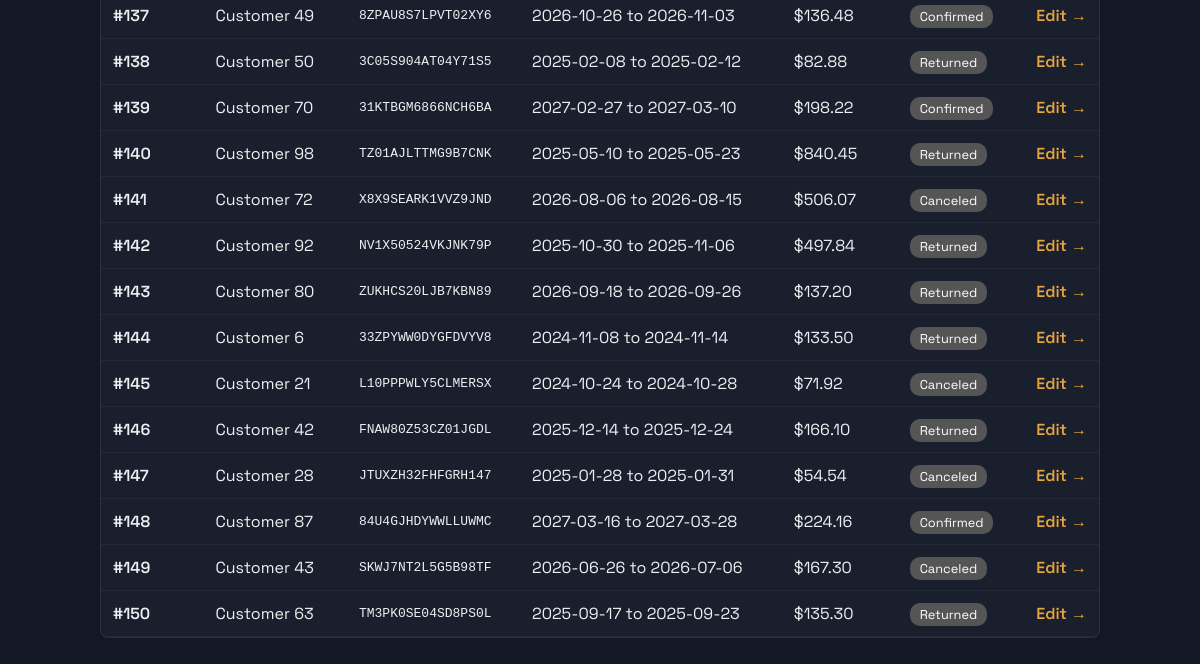
Before: /enterprise/rentals (lower part) with the older database file.
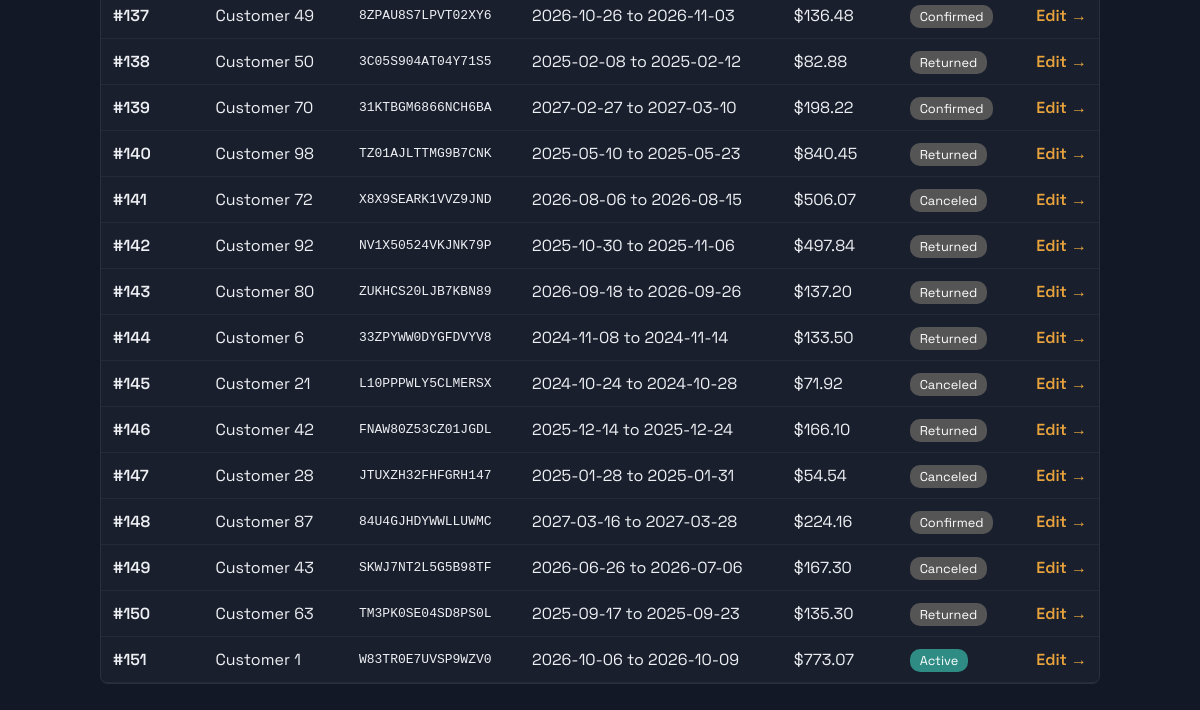
After: the same page with the newer database file.
### tables this page shows
CREATE TABLE rentals (
        id INTEGER PRIMARY KEY AUTOINCREMENT,
        customer_id INTEGER NOT NULL,
        car_reg_num TEXT NOT NULL,
        start_date TEXT NOT NULL,
        end_date TEXT NOT NULL,
        total_price REAL NOT NULL,
        status TEXT NOT NULL,
        FOREIGN KEY (car_reg_num) REFERENCES vehicles (reg_num),
        FOREIGN KEY (customer_id) REFERENCES customers (id)
    );

### car_rental/routes/enterprise.py (the view)
@enterprise_bp.route("/rentals", methods=["GET"])
def rental_list():
    status = request.args.get("status", "")
    customer_id = request.args.get("customer_id", "")
    query_params = {}
    if status:
        query_params["status"] = status
    if customer_id:
        try:
            query_params["customer_id"] = int(customer_id)
        except ValueError:
            query_params["customer_id"] = customer_id
    rentals = db.load_reservations(parameters=query_params if query_params else None)
    return render_template(
        "enterprise/rental_list.html",
        rentals=rentals,
        selected_status=status,
        selected_customer_id=customer_id
    )

### car_rental/database.py (called while the page is built)
    def _load(self, table: str, parameters: Optional[dict[str, Any]] = None) -> list[dict]:
        query = f"SELECT * FROM {table}"
        values = ()
        if parameters:
            conditions = " AND ".join(f"{key} = ?" for key in parameters)
            query += f" WHERE {conditions}"
            values = tuple(parameters.values())
        cur = self.conn.execute(query, values)
        return [dict(row) for row in cur.fetchall()]

    def load_reservations(self, parameters: Optional[dict[str, Any]] = None) -> list[dict]:
        return self._load("rentals", parameters)

### car_rental/templates/enterprise/rental_list.html (shortened to what this page needs)
{% extends "base.html" %}
{% block content %}
<main class="placeholder placeholder--enterprise" style="justify-content: flex-start; padding: 3rem 1.5rem;">
  <div style="max-width: 1000px; width: 100%; margin: 0 auto; text-align: left;">
    <div style="overflow-x: auto; background: rgba(255,255,255,0.03); border-radius: 8px; border: 1px solid rgba(255,255,255,0.08);">
      <table style="width: 100%; border-collapse: collapse; font-family: var(--font-ui);">
        <tbody>
          {% if rentals %}
            {% for r in rentals %}
              <tr style="border-bottom: 1px solid rgba(255,255,255,0.05);">
                <td style="padding: 0.75rem; font-weight: 600;">#{{ r.id }}</td>
                <td style="padding: 0.75rem;">Customer {{ r.customer_id }}</td>
                <td style="padding: 0.75rem; font-family: monospace;">{{ r.car_reg_num }}</td>
                <td style="padding: 0.75rem;">{{ r.start_date }} to {{ r.end_date }}</td>
                <td style="padding: 0.75rem;">${{ "%.2f"|format(r.total_price) }}</td>
                <td style="padding: 0.75rem;">
                  <span style="padding: 0.2rem 0.6rem; border-radius: 10px; font-size: 0.8rem; background: {{ '#2E8C85' if r.status == 'active' else '#555' }}; color: white;">
                    {{ r.status|capitalize }}
                  </span>
                </td>
                <td style="padding: 0.75rem; text-align: right;">
                  <a href="{{ url_for('enterprise.rental_detail', rental_id=r.id) }}" style="color: var(--enterprise-accent); font-weight: 600;">Edit →</a>
                </td>
              </tr>
            {% endfor %}
          {% else %}
            <tr><td colspan="7" style="padding: 1.5rem; text-align: center; opacity: 0.7;">No rentals match the filters.</td></tr>
          {% endif %}
        </tbody>
      </table>
    </div>
  </div>
</main>
{% endblock %}

Changed rows visible on the page:
added rentals: id "151", customer_id "1", car_reg_num "W83TR0E7UVSP9WZV0", start_date "2026-10-06", end_date "2026-10-09", total_price "773.07", status "Active"
